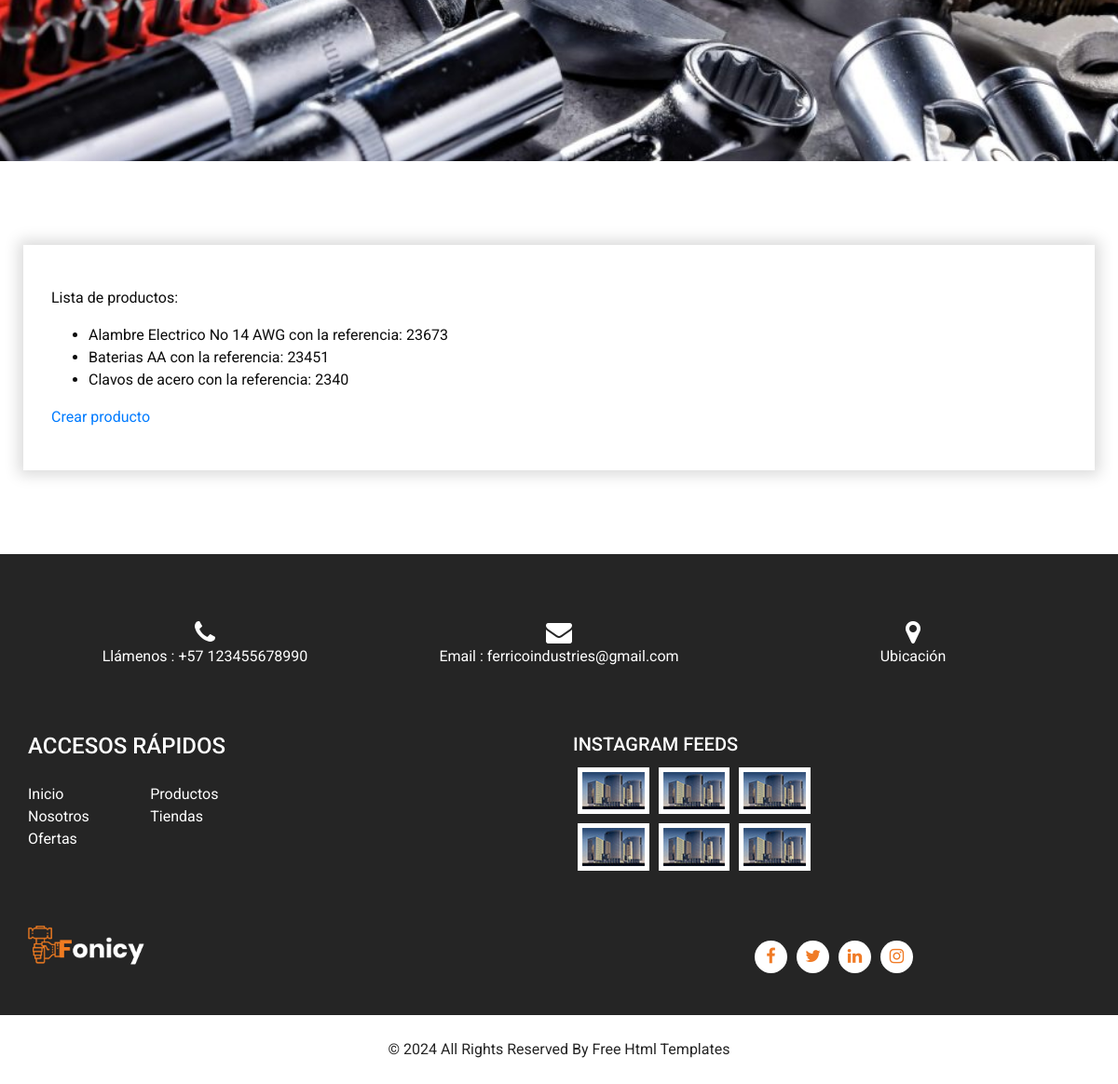
The app's page /ferrico/lista-productos/ (lower part), older data.
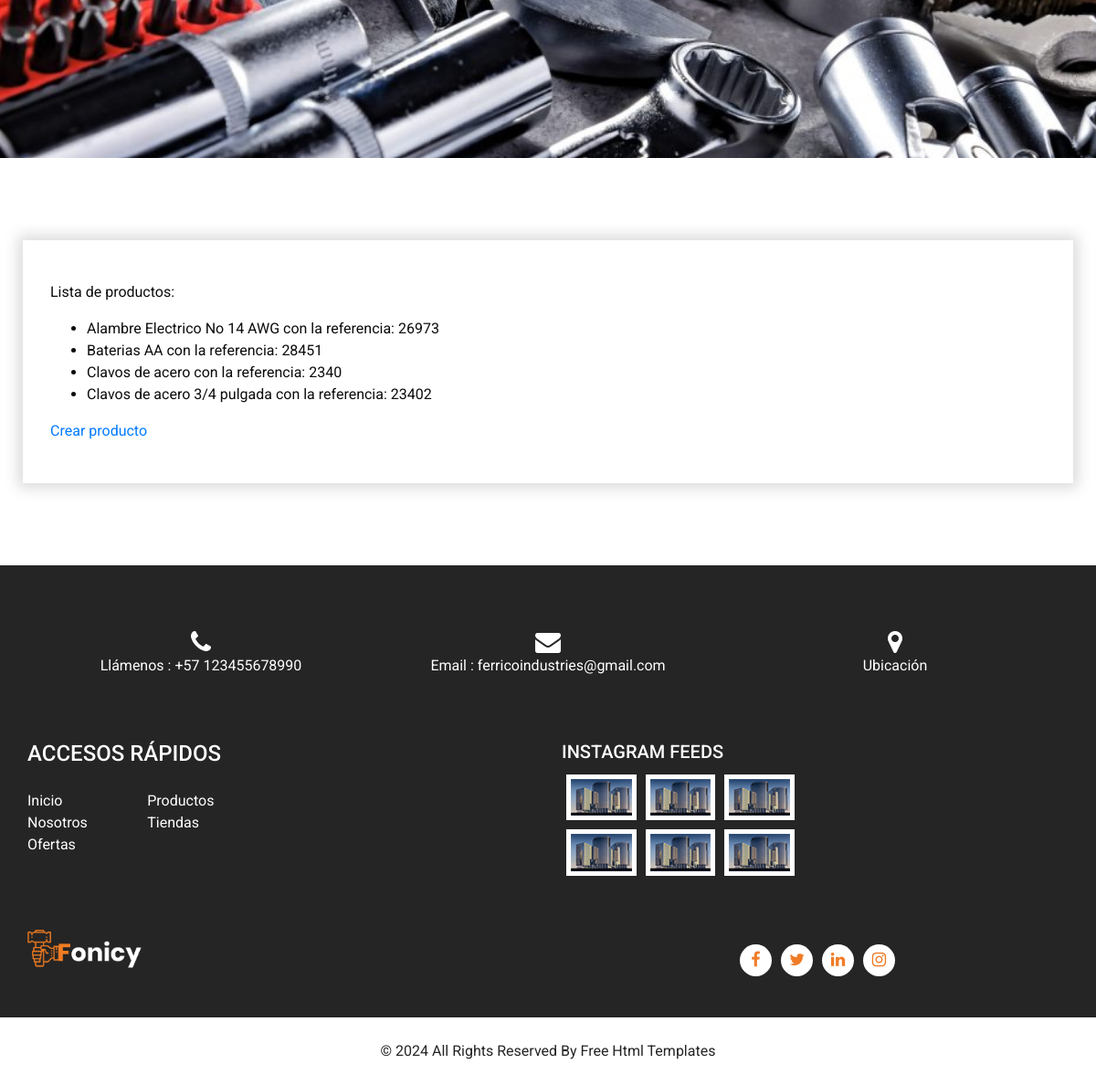
The same page, newer data.
### AppPreEntrega3/models.py (models this page shows, shortened)
class Producto(models.Model):
    nombre = models.CharField(max_length=50)
    referencia = models.IntegerField()
    cantidad = models.IntegerField()
    precio = models.IntegerField()
    class Meta():
        ordering=('nombre','referencia')
        unique_together = ('nombre','referencia')

### AppPreEntrega3/views.py (the view)
# urls.py: path('lista-productos/', lista_productos, name='ListaProductos'),
def lista_productos (req):
    lista = Producto.objects.all()
    return render(req, "lista_productos.html", {"lista_productos" : lista})

### AppPreEntrega3/templates/lista_productos.html
{% extends 'padre.html' %}
{% block contenidoQueCambia %}
<p>Lista de productos: </p>
    <ul>
        {% for producto in lista_productos  %}
            <li>{{producto.nombre}} con la referencia: {{producto.referencia}}</li>
        {% endfor %}
    </ul>
    <a href="{% url 'ProductoFormulario' %}">Crear producto</a>
{% endblock contenidoQueCambia %}

Row changes from the older to the newer data that the page shows:
changed Producto "Alambre Electrico No 14 AWG": referencia "23673" → "26973"
changed Producto "Baterias AA": referencia "23451" → "28451"
added Producto: nombre "Clavos de acero 3/4 pulgada", referencia "23402"
